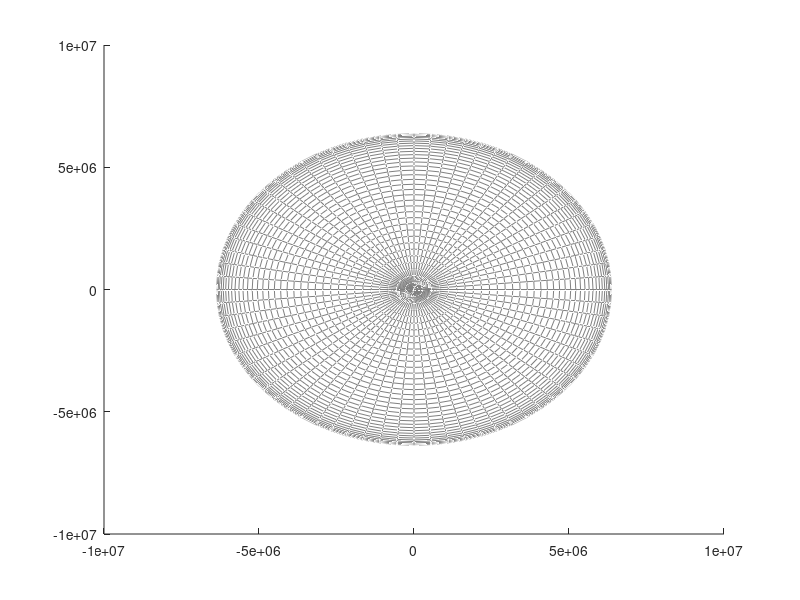

MATLAB code for this plot: (Note: this script raises an error after producing the figure.)
function plotGlobe()

%% Textured 3D Earth example
%
% Ryan Gray
% 8 Sep 2004
% Revised 9 March 2006, 31 Jan 2006

%% Options

npanels = 72;   % Number of globe panels around the equator deg/panel = 360/npanels
alpha   = 1; % globe transparency level, 1 = opaque, through 0 = invisible

% Earth texture image
% Anything imread() will handle), but needs to be a 2:1 unprojected globe
% image.
% This is from NASA's Visible Earth site (http://visibleearth.nasa.gov/)
% The actual image link will likely move over time. This one is the 260KB
% version from this page: http://visibleearth.nasa.gov/view_rec.php?id=2430

image_file = 'land_ocean_ice_2048.jpg';

% Mean spherical earth

erad    = 6371008.7714; % equatorial radius (meters)
prad    = 6371008.7714; % polar radius (meters)

hold on;

%% Create wireframe globe

% Create a 3D meshgrid of the sphere points using the ellipsoid function

[x, y, z] = ellipsoid(0, 0, 0, erad, erad, prad, npanels);

globe = surf(x, y, -z, 'FaceColor', 'none', 'EdgeColor', 0.5*[1 1 1]);

%% Texturemap the globe

% Load Earth image for texture map

cdata = imread(image_file);

% Set image as color data (cdata) property, and set face color to indicate
% a texturemap, which Matlab expects to be in cdata. Turn off the mesh edges.

set(globe, 'FaceColor', 'texturemap', 'CData', cdata, 'FaceAlpha', alpha, 'EdgeColor', 'none');

